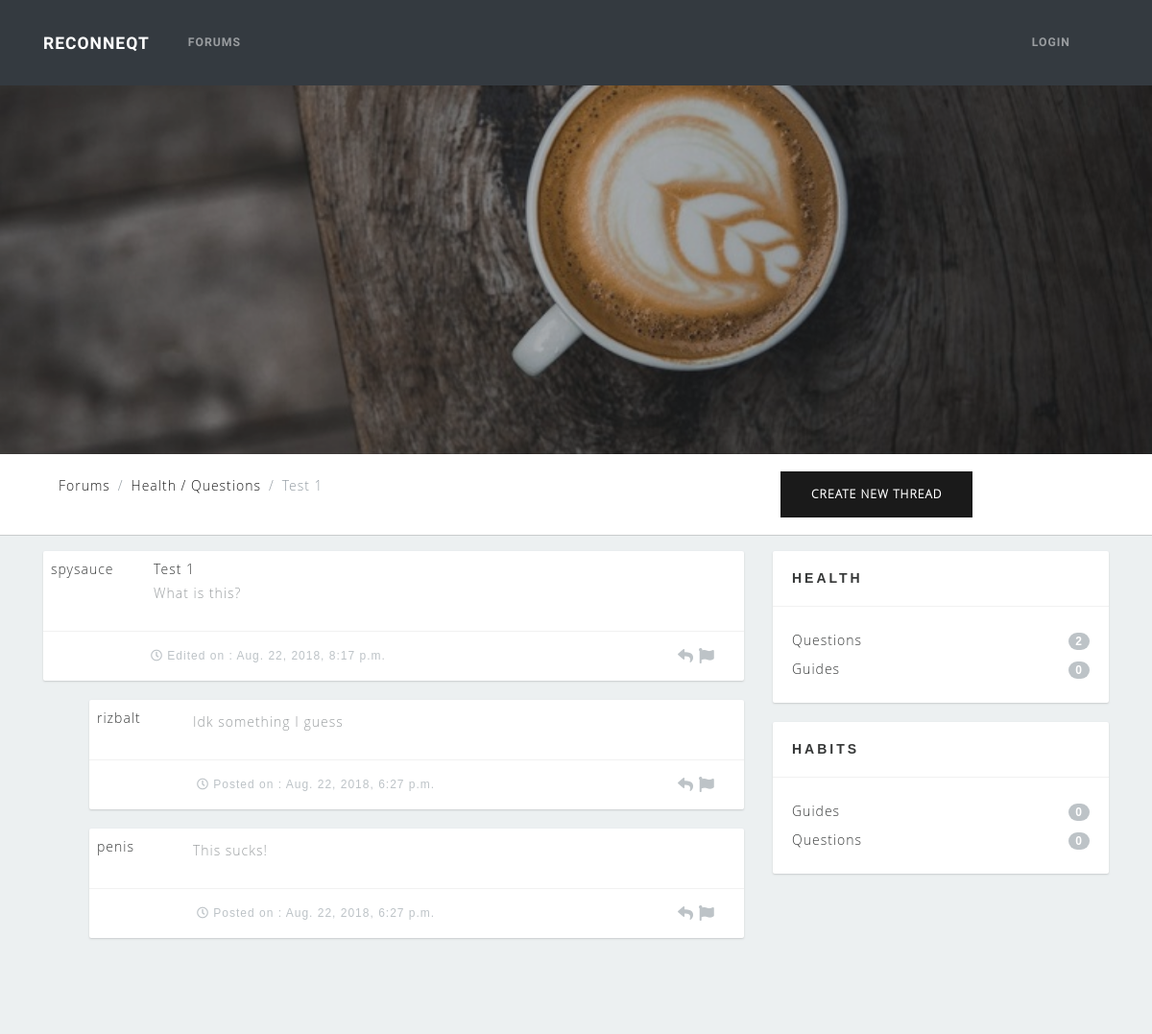
The app's page /forums/thread/1/, older data.
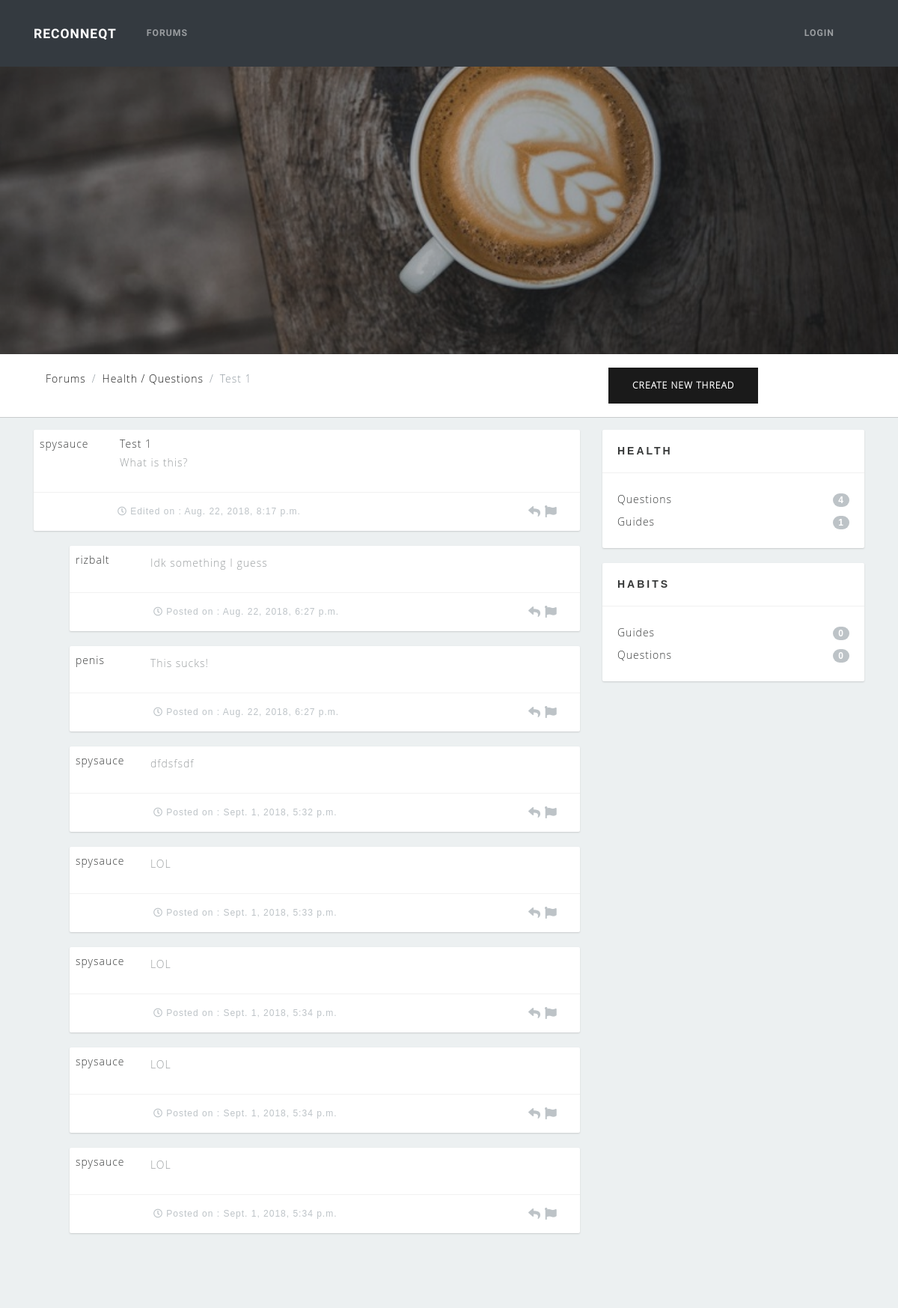
The same page, newer data.
### forums/models.py (models this page shows)
class Thread(models.Model):
    title = models.CharField(max_length=100)
    thread_created = models.DateTimeField(auto_now_add=True)
    thread_edited = models.DateTimeField(blank=True, null=True)
    user = models.ForeignKey(User, on_delete=models.CASCADE)
    subject_fk = models.ForeignKey('Subject', on_delete=models.CASCADE, related_name='threads')
    def __str__(self):
        return self.title

class Subject(models.Model):
    subject_name = models.CharField(max_length=100)
    parent = models.ForeignKey('self', blank=True, null=True, on_delete=models.CASCADE, related_name='children')
    def __str__(self):
        if self.parent is None:
            return self.subject_name
        else:
            return "{} / {}".format(self.parent, self.subject_name)

class Post(models.Model):
    content = models.CharField(max_length=1000)
    original = models.BooleanField(default=False)
    post_created = models.DateTimeField(auto_now_add=True)
    post_edited = models.DateTimeField(blank=True, null=True)
    user = models.ForeignKey(User, on_delete=models.CASCADE)
    thread_fk = models.ForeignKey('Thread', on_delete=models.CASCADE, related_name='posts')
    def __str__(self):
        return self.content

### forums/views.py (the view)
# urls.py: path('thread/<int:pk>/', views.thread_detail, name='thread_detail'),
def thread_detail(request, pk):
    try:
        parents = Subject.objects.filter(parent=None)
        children = Subject.objects.exclude(parent=None)
        thread = Thread.objects.get(pk=pk)
        posts = Post.objects.filter(thread_fk=thread).filter(original=False).order_by('post_created')
        post = Post.objects.filter(thread_fk=thread).get(original=True)
        context = {
            'parents': parents,
            'children': children,
            'thread': thread,
            'posts': posts,
            'post': post
        }
    except Thread.DoesNotExist:
        raise Http404("Thread does not exist")
    return render(request, 'forums/thread.html', context)

### forums/templatetags/forum_filters.py (called while the page is built)
@register.filter(name='slice_string')
def slice_string(value):
    parent, child = str(value).split('/')
    print("{} {}".format(parent, child))
    return child

### forums/templates/forums/thread.html (shortened to what this page needs)
{% extends 'forums/base_forums.html' %}
{% block breadcrumbs %}
<ol class="breadcrumb">
  <li class="breadcrumb-item"><a href="{% url 'forum' %}">Forums</a></li>
  <li class="breadcrumb-item"><a href="{% url 'threads' s_id=thread.subject_fk.pk %}">{{ thread.subject_fk }}</a></li>
  <li class="breadcrumb-item active">{{ thread }}</li>
{% endblock %}
{% block threads %}
  <div class="thread">
    <div class="posttop p-2">
      <div class="userinfo pull-left">
        {{ post.user }}
      </div>
      <div class="thread-title pull-left">
        {{ thread }}
        <p class="post">
          {{ post }}
        </p>
      </div>
      <div class="clearfix"></div>
    </div>
    <div class="post-info">
      {% if post.post_edited != None %}
        <div class="posted pull-left"><i class="far fa-clock"></i> Edited on : {{ post.post_edited }}</div>
      {% else %}
        <div class="posted pull-left"><i class="far fa-clock"></i> Posted on : {{ post.post_created }}</div>
      {% endif %}
      <div class="next pull-right">
        <a href="{% url 'post_new' pk=thread.id %}"><i class="fa fa-reply"></i></a>
        <a href="#"><i class="fa fa-flag"></i></a>
      </div>
      <div class="clearfix"></div>
    </div>
  </div>
  {% if posts.count == 0 %}
    No replies
  {% else %}
    {% for p in posts %}
      <div class="thread ml-5">
        <div class="posttop p-2">
          <div class="userinfo pull-left">
            {{ p.user }}
          </div>
          <p class="post">
            {{ p }}
          </p>
        </div>
        <div class="post-info">
          {% if p.post_edited != None %}
            <div class="posted pull-left"><i class="far fa-clock"></i> Edited on : {{ p.post_edited }}</div>
          {% else %}
            <div class="posted pull-left"><i class="far fa-clock"></i> Posted on : {{ p.post_created }}</div>
          {% endif %}
          <div class="next pull-right">
            <a href="#"><i class="fa fa-reply"></i></a>
            <a href="#"><i class="fa fa-flag"></i></a>
          </div>
          <div class="clearfix"></div>
        </div>
      </div>
    {% endfor %}
  {% endif %}
{% endblock %}

### forums/templates/forums/base_forums.html (shortened to what this page needs)
{% extends 'habits/base_template.html' %}
{% load static %}
{% load forum_filters %}
{% block css %}
  <link href="{% static 'habits/css/forums.css' %}" rel="stylesheet">
{% endblock %}
{% block content %}
<header class="masthead-forums text-white text-center">
  <div class="overlay"></div>
</header>
<div class="middlenav">
  <div class="container">
    <div class="row">
      <div class="col-lg-8 col-md-8">
        {% block breadcrumbs %}{% endblock %}
      </div>
      <div class="col-lg-4 col-md-4">
        <a id="new-thread-button" href="{% url 'thread_new' %}" class="btn btn-primary m-2" method="POST">
          Create new thread
        </a>
      </div>
    </div>
  </div>
</div>
<div id="content-wrapper">
  <div class="container">
    <div class="row">
      <div class="col-lg-8 col-md-8">
        {% block threads %}{% endblock %}
      </div>
      <div class="col-lg-4 col-md-4">
        {% for s in parents %}
        <div class="sidebarblock">
          <h3>{{ s }}</h3>
          <div class="divline"></div>
          <div class="blocktxt">
            <ul class="cats">
              {% for c in children %}
                {% if c.parent == s %}
                  <li>
                    <a href="{% url 'threads' s_id=c.pk %}">
                      {{ c|slice_string }}
                      <span class="badge badge-primary badge-pill pull-right">{{ c.threads.count }}</span>
                    </a>
                  </li>
                {% endif %}
              {% endfor %}
            </ul>
          </div>
        </div>
        {% endfor %}
      </div>
    </div>
  </div>
</div>
{% endblock %}

### habits/templates/habits/base_template.html (shortened to what this page needs)
{% load static %}
<!doctype html>
<html lang="en">
  <head>
    <link href="{% static 'habits/css/bootstrap-lux.min.css' %}" rel="stylesheet">
    <link rel="stylesheet" href="https://use.fontawesome.com/releases/v5.2.0/css/all.css">
    <link href="{% static 'habits/css/bootstrap-datepicker3.min.css' %}" rel="stylesheet">
    <link href="{% static 'habits/css/jquery.datetimepicker.min.css' %}" rel="stylesheet">
    <link href="{% static 'habits/css/landing-page.css' %}" rel="stylesheet">
    {% block css %}{% endblock %}
  </head>
  <body>
    <nav class="navbar navbar-expand-md navbar-dark bg-dark static-top">
      <div class="container">
        <a class="navbar-brand" href="{% url 'index' %}">ReconneQt</a>
        <div class="collapse navbar-collapse" id="navbarsExampleDefault">
          <ul class="navbar-nav mr-auto">
            <li class="nav-item">
              <a class="nav-link" href="{% url 'forum' %}">Forums</a>
            </li>
          </ul>
          <ul class="navbar-nav">
            {% if not user.is_anonymous %}
            <li class="nav-item dropdown">
                <a class="nav-link dropdown-toggle float-right" href="http://example.com" id="userdropdown"
                data-toggle="dropdown" aria-haspopup="true" aria-expanded="false">{{ user.get_username }}</a>
                <div class="dropdown-menu" aria-labelledby="userdropdown">
                  <a class="dropdown-item" href="{% url 'logout'%}?next={% url 'index' %}">Logout</a>
                </div>
            </li>
            {% else %}
            <li class="nav-item">
              <a class="nav-link" href="{% url 'login' %}?next={{request.path}}">Login</a>
            </li>
            {% endif %}
          </ul>
        </div>
      </div>
    </nav>
    {% block content %}{% endblock %}
  </body>
</html>

### habits/static/habits/css/forums.css (style rules this page uses)
#content-wrapper { overflow-x: hidden; width: 100%; padding-top: 1rem; padding-bottom: 80px; background: #ecf0f1; font-family: 'Open Sans Light', sans-serif; }
header.masthead-forums { position: relative; background-color: #343a40; background: url("../img/pexels-photo-374147.jpeg") no-repeat center center; -webkit-background-size: cover; -moz-background-size: cover; -o-background-size: cover; background-size: cover; padding-top: 8rem; padding-bottom: 8rem; }
header.masthead-forums .overlay { position: absolute; background-color: #212529; height: 100%; width: 100%; top: 0; left: 0; opacity: 0.3; }
@media (min-width: 768px) { header.masthead-forums { padding-top: 12rem; padding-bottom: 12rem; } }
.middlenav { height: auto; border-bottom: 1px solid #c9cccd; padding: 10px; font-size: 14px; color: #363838; font-family: 'Open Sans Light', sans-serif; }
.pull-left { float: left !important; }
.pull-right { float: right !important; }
.userinfo { width: 15%; }
.thread { border-width: thin; background-color: #ffffff; border-radius: 2px; box-shadow: 0 1px 2px #c9cccd; margin-bottom: 20px; font-size: 14px; color: #363838; font-family: 'Open Sans Light', sans-serif; }
.thread-title { font-size: 14px; width: 85%; }
.post { font-size: 14px; color: #989c9e; font-family: 'Open Sans Light', sans-serif; line-height: 30px; }
.post-info { font-size: 14px; border-top: solid 1px #f1f1f1; line-height: 50px; padding: 0 30px 0 94px; }
.post-info .posted { width: 300px; margin-left: 18px; font-size: 12px; color: #bdc3c7; font-family: 'Open Sans Regular', sans-serif; }
.post-info .next { width: 90px; text-align: right; }
.post-info .next a { font-size: 16px; color: #bdc3c7; }
.sidebarblock { background-color: #ffffff; border-radius: 2px; box-shadow: 0 1px 2px #c9cccd; margin-bottom: 20px; }
.sidebarblock h3 { color: #363838; font-size: 14px; font-family: 'Open Sans Bold', sans-serif; margin: 0; padding: 20px; }
.sidebarblock .divline { height: 1px; line-height: 1px; border-bottom: solid 1px #f1f1f1; }
.sidebarblock .blocktxt { font-size: 14px; color: #363838; font-family: 'Open Sans Light', sans-serif; padding: 20px; }
ul.cats { margin: 0; padding: 0; }
ul.cats li { list-style: none; display: block; margin: 0; padding: 0; line-height: 30px; }
ul.cats li a { font-size: 14px; color: #363838; font-family: 'Open Sans Light', sans-serif; line-height: 30px; }
ul.cats .badge { background-color: #bdc3c7; font-size: 12px; color: #ffffff; font-family: 'Open Sans Bold', sans-serif; margin-top: 7px; }

Row changes from the older to the newer data that the page shows:
added Post: user "spysauce", content "dfdsfsdf", post_created "Sept. 1, 2018, 5:32 p.m."
added Post: user "spysauce", content "LOL", post_created "Sept. 1, 2018, 5:33 p.m."
added Post: user "spysauce", content "LOL", post_created "Sept. 1, 2018, 5:34 p.m."
added Post: user "spysauce", content "LOL", post_created "Sept. 1, 2018, 5:34 p.m."
added Post: user "spysauce", content "LOL", post_created "Sept. 1, 2018, 5:34 p.m."
computed for Subject (number 2 of 6 on the later page): threads.count "2" → "4"
computed for Subject (number 3 of 6 on the later page): threads.count "0" → "1"
